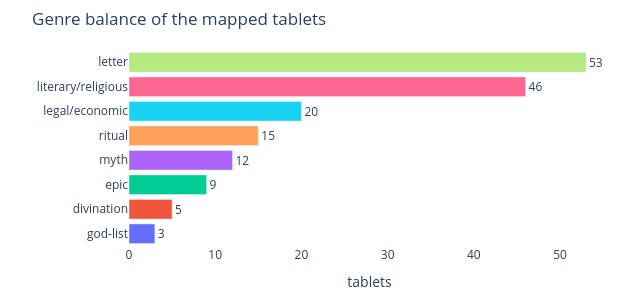

The notebook cell saved with this chart:
### Markdown cell above
### Genre balance of the mapped tablets

Before the map: *how many* tablets of each genre are we actually projecting? The classes are **imbalanced** (letters dominate) — worth remembering when reading how tight or sparse each colour's cluster looks.

### Code cell
import pandas as pd, plotly.express as px
from collections import Counter
gd = pd.Series(Counter(genres)).sort_values()
fig = px.bar(x=gd.values, y=gd.index, orientation="h", text=gd.values,
             color=gd.index, title="Genre balance of the mapped tablets")
fig.update_traces(textposition="outside")
fig.update_layout(height=300, width=640, showlegend=False,
                  xaxis_title="tablets", yaxis_title="",
                  margin=dict(l=120, r=30, t=50, b=30),
                  paper_bgcolor="white", plot_bgcolor="white")
fig.show()

### Figure 1 — Plotly figure (JSON) as saved in the notebook; plotly's stock layout.template omitted (floating-point values rounded to 4 significant figures)
{"data": [{"hovertemplate": "color=god-list<br>x=%{x}<br>y=%{y}<br>text=%{text}<extra></extra>", "legendgroup": "god-list", "marker": {"color": "#636efa", "pattern": {"shape": ""}}, "name": "god-list", "orientation": "h", "showlegend": true, "text": [3.0], "textposition": "outside", "type": "bar", "x": [3], "xaxis": "x", "y": ["god-list"], "yaxis": "y"}, {"hovertemplate": "color=divination<br>x=%{x}<br>y=%{y}<br>text=%{text}<extra></extra>", "legendgroup": "divination", "marker": {"color": "#EF553B", "pattern": {"shape": ""}}, "name": "divination", "orientation": "h", "showlegend": true, "text": [5.0], "textposition": "outside", "type": "bar", "x": [5], "xaxis": "x", "y": ["divination"], "yaxis": "y"}, {"hovertemplate": "color=epic<br>x=%{x}<br>y=%{y}<br>text=%{text}<extra></extra>", "legendgroup": "epic", "marker": {"color": "#00cc96", "pattern": {"shape": ""}}, "name": "epic", "orientation": "h", "showlegend": true, "text": [9.0], "textposition": "outside", "type": "bar", "x": [9], "xaxis": "x", "y": ["epic"], "yaxis": "y"}, {"hovertemplate": "color=myth<br>x=%{x}<br>y=%{y}<br>text=%{text}<extra></extra>", "legendgroup": "myth", "marker": {"color": "#ab63fa", "pattern": {"shape": ""}}, "name": "myth", "orientation": "h", "showlegend": true, "text": [12.0], "textposition": "outside", "type": "bar", "x": [12], "xaxis": "x", "y": ["myth"], "yaxis": "y"}, {"hovertemplate": "color=ritual<br>x=%{x}<br>y=%{y}<br>text=%{text}<extra></extra>", "legendgroup": "ritual", "marker": {"color": "#FFA15A", "pattern": {"shape": ""}}, "name": "ritual", "orientation": "h", "showlegend": true, "text": [15.0], "textposition": "outside", "type": "bar", "x": [15], "xaxis": "x", "y": ["ritual"], "yaxis": "y"}, {"hovertemplate": "color=legal/economic<br>x=%{x}<br>y=%{y}<br>text=%{text}<extra></extra>", "legendgroup": "legal/economic", "marker": {"color": "#19d3f3", "pattern": {"shape": ""}}, "name": "legal/economic", "orientation": "h", "showlegend": true, "text": [20.0], "textposition": "outside", "type": "bar", "x": [20], "xaxis": "x", "y": ["legal/economic"], "yaxis": "y"}, {"hovertemplate": "color=literary/religious<br>x=%{x}<br>y=%{y}<br>text=%{text}<extra></extra>", "legendgroup": "literary/religious", "marker": {"color": "#FF6692", "pattern": {"shape": ""}}, "name": "literary/religious", "orientation": "h", "showlegend": true, "text": [46.0], "textposition": "outside", "type": "bar", "x": [46], "xaxis": "x", "y": ["literary/religious"], "yaxis": "y"}, {"hovertemplate": "color=letter<br>x=%{x}<br>y=%{y}<br>text=%{text}<extra></extra>", "legendgroup": "letter", "marker": {"color": "#B6E880", "pattern": {"shape": ""}}, "name": "letter", "orientation": "h", "showlegend": true, "text": [53.0], "textposition": "outside", "type": "bar", "x": [53], "xaxis": "x", "y": ["letter"], "yaxis": "y"}], "layout": {"barmode": "relative", "height": 300, "legend": {"title": {"text": "color"}, "tracegroupgap": 0}, "margin": {"b": 30, "l": 120, "r": 30, "t": 50}, "paper_bgcolor": "white", "plot_bgcolor": "white", "showlegend": false, "title": {"text": "Genre balance of the mapped tablets"}, "width": 640, "xaxis": {"anchor": "y", "domain": [0, 1], "title": {"text": "tablets"}}, "yaxis": {"anchor": "x", "domain": [0, 1], "title": {"text": ""}}}}
